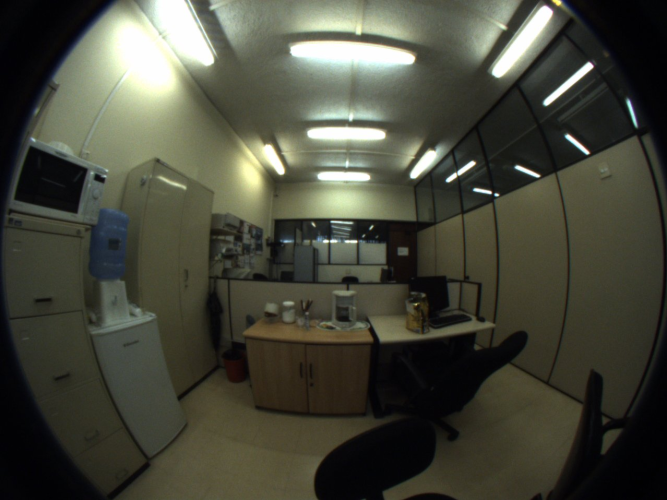
#> input picture example/DATA/fishlti/frames/00000000.png, 667 x 500 px
$ python ret.py ../example/DATA/fishlti/frames/00000000.png   (Python 2 division)
#> lines starting #> are read from the running program, lines starting #| are printed output that depends on the picture
from pylab import *
import sys, os, Image, ImageFilter

if __name__ == '__main__':

  ## Sets filename from input argument
  if len(sys.argv) < 2:
    raise Exception('Insufficient number of parameters')
  else:
    filename = sys.argv[1]

  output_file = 'ret'+filename

  ##Load source image
  #src = Image.open(filename)
  src = flipud(imread(filename))
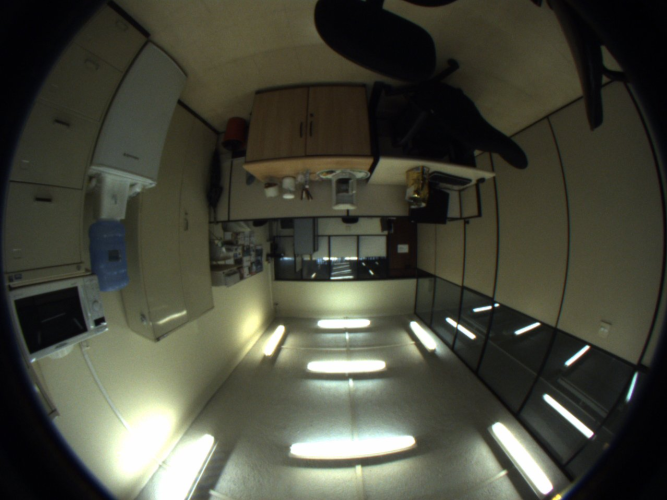
#> src: shape (500, 667, 3) float32; mean R, G, B 0.278, 0.282, 0.232

  ret_model = 0 #0 harris, 1 odd polynomial, 2 equidistant, 3 stereographic
  interpol = 2 #0 no interpol, 1 bilinear, 2 bicubic

  ##parameters from camera calibration
  im_width = src.shape[1] #size(src)[0]
#> im_width = 667
  im_height = src.shape[0] #size(src)[1]
#> im_height = 500

  if ret_model == 0:
    oc = array([621.35, 505.44])
    kappa = array([3882.13e-9,0.])
    fd=365.96
  elif ret_model == 1:
    oc = array([621.35, 505.44])
    kappa = array([1e-6,0])
    fd = 365.96
  elif ret_model == 2:
    oc = array([621.35, 505.44])
    kappa = array([1e-6,0])
    fd = 365.96
  elif ret_model == 3:
    oc = array([621.35, 505.44])
    kappa = array([1e-6,0])
    fd = 365.96

  ##create output image
  out_height = 1000
  out_width = 1000
  #out = Image.new(src.mode, (out_width,out_height))
  #pix = out.load()

  pix = zeros((out_height, out_width))

  ##define coordinates
  Oc_in_Of_x = im_width/2#oc[0]
#> Oc_in_Of_x = 333
  Oc_in_Of_y = im_height/2#oc[1]
#> Oc_in_Of_y = 250
  Oc_in_Or_x = out_width / 2.
  Oc_in_Or_y = out_height / 2.

  for i in range (out_height):
    for j in range (out_width):
      #Coordenadas do "centro" do PixelCoordinates p no sistema r
      p_in_Or_x = j + 0.5
      p_in_Or_y = i + 0.5
      #Coordenadas do "centro" do PixelCoordinates p no sistema c
      escala = 5
      p_in_Oc_x = escala*(p_in_Or_x - Oc_in_Or_x)
      p_in_Oc_y = escala*(p_in_Or_y - Oc_in_Or_y)
      rp = sqrt(p_in_Oc_x**2 + p_in_Oc_y**2)
      if ret_model == 0:
        factor = 1/(sqrt(abs(1+kappa[0]*rp**2)))#mudei 1-kappa para 1+kappa
      elif ret_model == 1:
	factor = rp+kappa[0]*rp**3+kappa[1]*rp**5
      elif ret_model == 2:
	factor = fd*math.atan(rp/fd)/rp
      elif ret_model == 3:
	factor = 2*fd*(math.tan((math.atan(rp/fd))/2))/rp

      #Coordenadas do "centro" do PixelCoordinates f no sistema c
      f_in_Oc_x = p_in_Oc_x * factor
      f_in_Oc_y = p_in_Oc_y * factor
      #Coordenadas do "centro" do PixelCoordinates f no sistema f
      f_in_Of_x = f_in_Oc_x + Oc_in_Of_x
      f_in_Of_y = f_in_Oc_y + Oc_in_Of_y
      #Coordenadas discretas do "centro" do PixelCoordinates f no sistema c
      f_in_Of_i = int(f_in_Of_y)
      f_in_Of_j = int(f_in_Of_x)

      if((f_in_Of_j<2) or (f_in_Of_j>(im_width-3)) or (f_in_Of_i<2) or (f_in_Of_i>(im_height-3))):
        pix[i,j] = 0
      else:
	# pix[j,i] = src.getpixel((f_in_Of_j,f_in_Of_i))
#> (the run stopped early here; a loop or call above may not have finished)

$ run again, on example/DATA/fishlti/frames/00000002.png
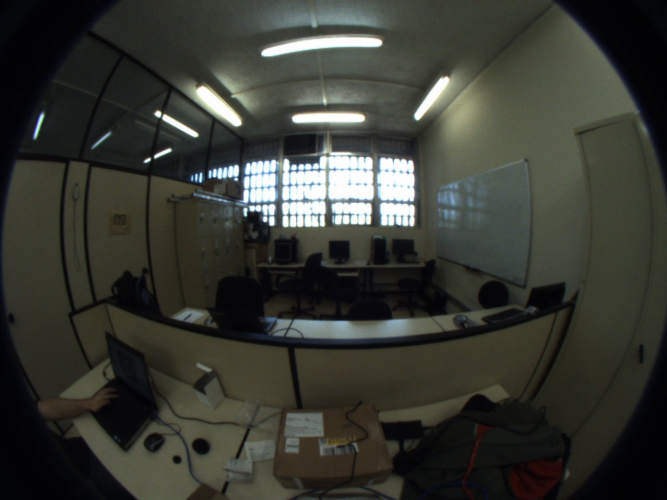
#> input picture example/DATA/fishlti/frames/00000002.png, 667 x 500 px
#> `src = flipud(imread(filename))`:
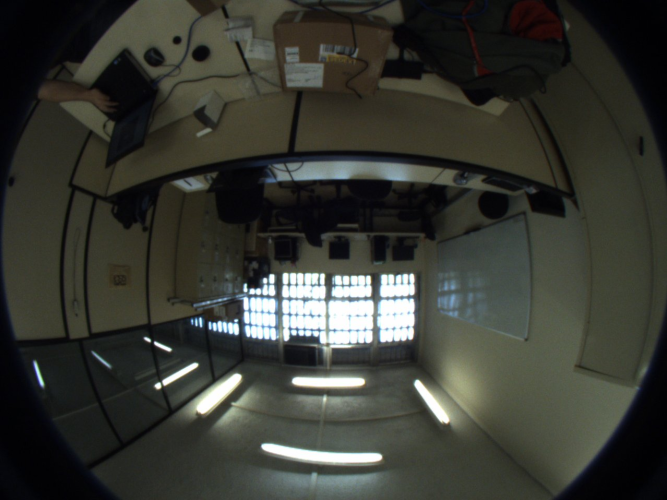
#> src: shape (500, 667, 3) float32; mean R, G, B 0.219, 0.226, 0.199

$ run again, on example/DATA/fishlti/frames/00000003.png
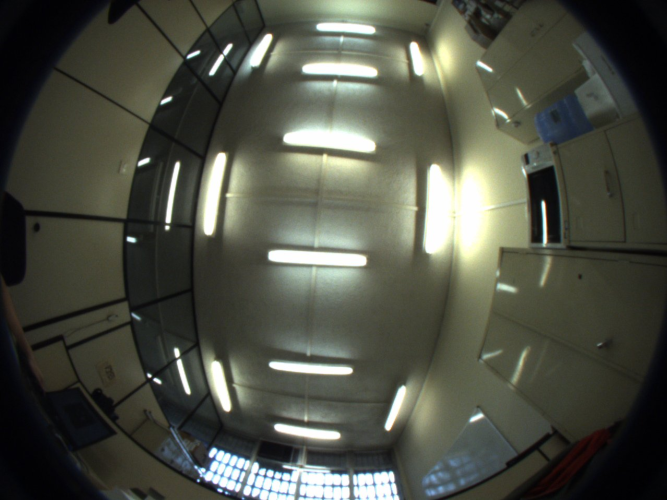
#> input picture example/DATA/fishlti/frames/00000003.png, 667 x 500 px
#> `src = flipud(imread(filename))`:
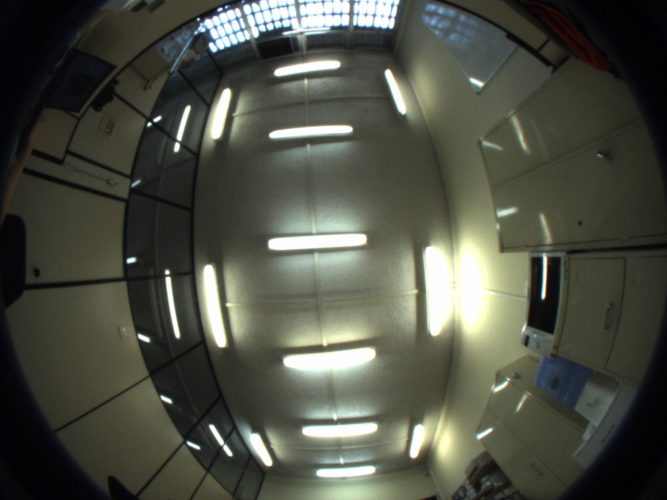
#> src: shape (500, 667, 3) float32; mean R, G, B 0.304, 0.313, 0.27

$ run again, on example/DATA/fishlti/frames/00000004.png
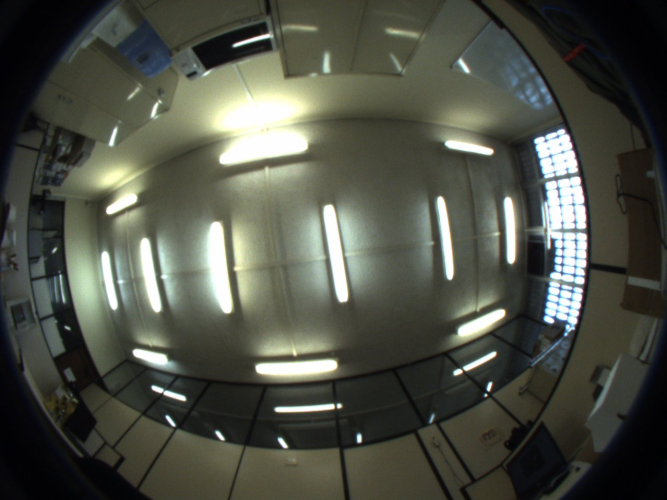
#> input picture example/DATA/fishlti/frames/00000004.png, 667 x 500 px
#> `src = flipud(imread(filename))`:
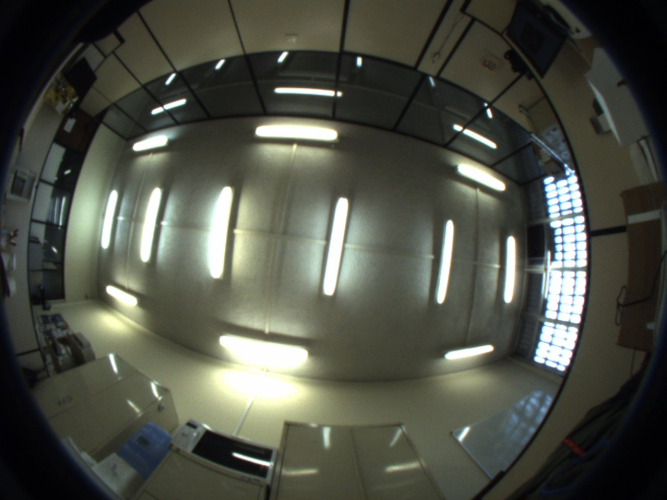
#> src: shape (500, 667, 3) float32; mean R, G, B 0.306, 0.317, 0.276
